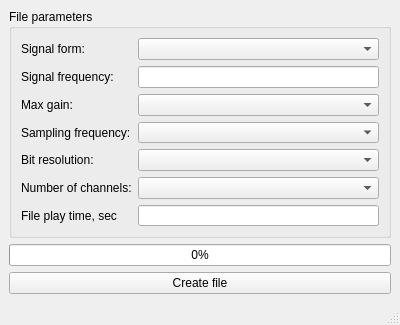
<?xml version="1.0" encoding="UTF-8"?>
<ui version="4.0">
 <class>MainWindow</class>
 <widget class="QMainWindow" name="MainWindow">
  <property name="geometry">
   <rect>
    <x>0</x>
    <y>0</y>
    <width>400</width>
    <height>325</height>
   </rect>
  </property>
  <property name="minimumSize">
   <size>
    <width>400</width>
    <height>325</height>
   </size>
  </property>
  <property name="maximumSize">
   <size>
    <width>400</width>
    <height>325</height>
   </size>
  </property>
  <property name="windowTitle">
   <string>Create WAV-file</string>
  </property>
  <widget class="QWidget" name="centralwidget">
   <layout class="QGridLayout" name="gridLayout_2">
    <item row="0" column="0">
     <layout class="QGridLayout" name="gridLayout">
      <item row="0" column="0">
       <widget class="QGroupBox" name="groupBox">
        <property name="title">
         <string>File parameters</string>
        </property>
        <layout class="QGridLayout" name="gridLayout_4">
         <item row="0" column="0">
          <layout class="QGridLayout" name="gridLayout_3">
           <item row="5" column="1">
            <widget class="QComboBox" name="numOfChannelsCB"/>
           </item>
           <item row="6" column="0">
            <widget class="QLabel" name="label_4">
             <property name="text">
              <string>File play time, sec</string>
             </property>
            </widget>
           </item>
           <item row="3" column="1">
            <widget class="QComboBox" name="samplingFreqCB"/>
           </item>
           <item row="5" column="0">
            <widget class="QLabel" name="label_3">
             <property name="text">
              <string>Number of channels:</string>
             </property>
            </widget>
           </item>
           <item row="1" column="1">
            <widget class="QLineEdit" name="signalFreqLE"/>
           </item>
           <item row="0" column="1">
            <widget class="QComboBox" name="signalTypeCB"/>
           </item>
           <item row="4" column="1">
            <widget class="QComboBox" name="bitResolutionCB"/>
           </item>
           <item row="6" column="1">
            <widget class="QLineEdit" name="filePlayTimeLE"/>
           </item>
           <item row="0" column="0">
            <widget class="QLabel" name="label_5">
             <property name="text">
              <string>Signal form:</string>
             </property>
            </widget>
           </item>
           <item row="4" column="0">
            <widget class="QLabel" name="label_2">
             <property name="text">
              <string>Bit resolution:</string>
             </property>
            </widget>
           </item>
           <item row="1" column="0">
            <widget class="QLabel" name="label_6">
             <property name="text">
              <string>Signal frequency:</string>
             </property>
            </widget>
           </item>
           <item row="3" column="0">
            <widget class="QLabel" name="label">
             <property name="text">
              <string>Sampling frequency:</string>
             </property>
            </widget>
           </item>
           <item row="2" column="0">
            <widget class="QLabel" name="label_7">
             <property name="text">
              <string>Max gain:</string>
             </property>
            </widget>
           </item>
           <item row="2" column="1">
            <widget class="QComboBox" name="maxGainCB"/>
           </item>
          </layout>
         </item>
        </layout>
       </widget>
      </item>
      <item row="2" column="0">
       <widget class="QPushButton" name="generateFileBtn">
        <property name="text">
         <string>Create file</string>
        </property>
       </widget>
      </item>
      <item row="1" column="0">
       <widget class="QProgressBar" name="fileCreationPB">
        <property name="value">
         <number>0</number>
        </property>
       </widget>
      </item>
     </layout>
    </item>
   </layout>
  </widget>
  <widget class="QStatusBar" name="statusbar"/>
 </widget>
 <resources/>
 <connections/>
</ui>
